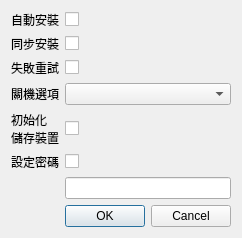
<?xml version="1.0" encoding="UTF-8"?>
<ui version="4.0">
 <class>InstallOptionEditor</class>
 <widget class="QDialog" name="InstallOptionEditor">
  <property name="geometry">
   <rect>
    <x>0</x>
    <y>0</y>
    <width>232</width>
    <height>233</height>
   </rect>
  </property>
  <property name="sizePolicy">
   <sizepolicy hsizetype="Preferred" vsizetype="Preferred">
    <horstretch>0</horstretch>
    <verstretch>0</verstretch>
   </sizepolicy>
  </property>
  <property name="windowTitle">
   <string>編輯預設選項</string>
  </property>
  <property name="whatsThis">
   <string/>
  </property>
  <property name="autoFillBackground">
   <bool>false</bool>
  </property>
  <property name="styleSheet">
   <string notr="true">font: 10pt &quot;Microsoft JhengHei&quot;;
QLineEdit {
	border: 1px solid grey;
 	border-radius: 3px;
}</string>
  </property>
  <property name="sizeGripEnabled">
   <bool>false</bool>
  </property>
  <property name="modal">
   <bool>false</bool>
  </property>
  <layout class="QGridLayout" name="gridLayout">
   <item row="6" column="1">
    <widget class="QLineEdit" name="set_passwd_txt"/>
   </item>
   <item row="7" column="1">
    <widget class="QDialogButtonBox" name="action_btns">
     <property name="orientation">
      <enum>Qt::Horizontal</enum>
     </property>
     <property name="standardButtons">
      <set>QDialogButtonBox::Cancel|QDialogButtonBox::Ok</set>
     </property>
    </widget>
   </item>
   <item row="1" column="1">
    <widget class="QCheckBox" name="async_install_cb">
     <property name="text">
      <string/>
     </property>
    </widget>
   </item>
   <item row="2" column="0">
    <widget class="QLabel" name="label_3">
     <property name="text">
      <string>失敗重試</string>
     </property>
    </widget>
   </item>
   <item row="1" column="0">
    <widget class="QLabel" name="label_2">
     <property name="text">
      <string>同步安裝</string>
     </property>
    </widget>
   </item>
   <item row="3" column="1">
    <widget class="QComboBox" name="halt_option_dropdown"/>
   </item>
   <item row="5" column="0">
    <widget class="QLabel" name="label_5">
     <property name="text">
      <string>設定密碼</string>
     </property>
    </widget>
   </item>
   <item row="0" column="0">
    <widget class="QLabel" name="label">
     <property name="text">
      <string>自動安裝</string>
     </property>
    </widget>
   </item>
   <item row="0" column="1">
    <widget class="QCheckBox" name="at_install_cb">
     <property name="text">
      <string/>
     </property>
    </widget>
   </item>
   <item row="2" column="1">
    <widget class="QCheckBox" name="at_retry_cb">
     <property name="text">
      <string/>
     </property>
    </widget>
   </item>
   <item row="3" column="0">
    <widget class="QLabel" name="label_4">
     <property name="text">
      <string>關機選項</string>
     </property>
    </widget>
   </item>
   <item row="5" column="1">
    <widget class="QCheckBox" name="set_passwd_cb">
     <property name="text">
      <string/>
     </property>
    </widget>
   </item>
   <item row="4" column="0">
    <widget class="QLabel" name="label_6">
     <property name="text">
      <string>初始化
儲存裝置</string>
     </property>
    </widget>
   </item>
   <item row="4" column="1">
    <widget class="QCheckBox" name="at_init_disks_cb">
     <property name="text">
      <string/>
     </property>
    </widget>
   </item>
  </layout>
 </widget>
 <resources/>
 <connections>
  <connection>
   <sender>action_btns</sender>
   <signal>accepted()</signal>
   <receiver>InstallOptionEditor</receiver>
   <slot>accept()</slot>
   <hints>
    <hint type="sourcelabel">
     <x>248</x>
     <y>254</y>
    </hint>
    <hint type="destinationlabel">
     <x>157</x>
     <y>274</y>
    </hint>
   </hints>
  </connection>
  <connection>
   <sender>action_btns</sender>
   <signal>rejected()</signal>
   <receiver>InstallOptionEditor</receiver>
   <slot>reject()</slot>
   <hints>
    <hint type="sourcelabel">
     <x>316</x>
     <y>260</y>
    </hint>
    <hint type="destinationlabel">
     <x>286</x>
     <y>274</y>
    </hint>
   </hints>
  </connection>
 </connections>
</ui>
